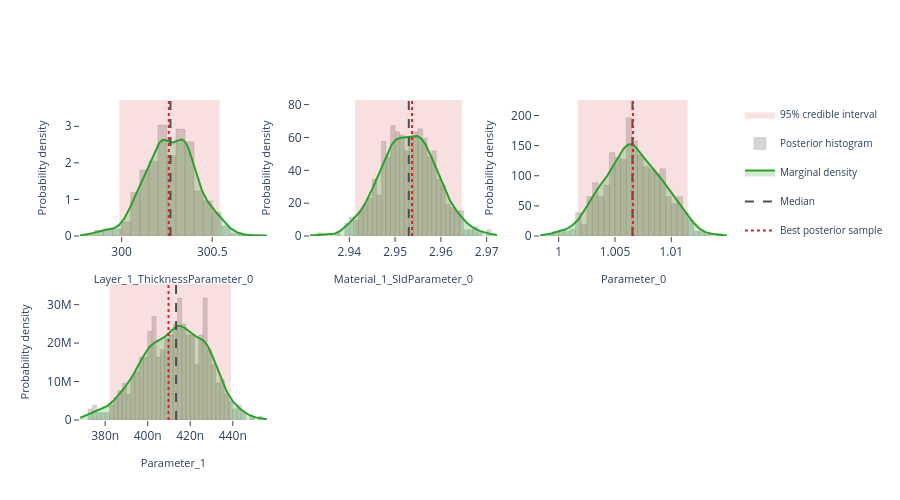

The code cell stored with this chart in its notebook:
### Markdown cell above
## Interactive posterior plots

The next three cells render the same Plotly figures that are shown on the
Bayesian Posterior tab of the EasyReflectometryApp:

* **Marginals** — per-parameter distribution: histogram + smooth KDE marginal,
  shaded 95% credible interval, and median / best-sample lines
  (`plot_distribution` or `posterior.distribution()`)
* **Corner plot** — pairwise marginals + 2-D contours + scatter (`plot_corner`)
* **Traces** — per-chain trace + marginal histogram (`plot_trace`)

The standalone helpers are called with ``return_figure=True`` so they return a
Plotly ``Figure`` that we render in the notebook with ``fig.show()``; the
``PosteriorResults`` methods return the figure directly.

### Code cell
# ---- Marginal posterior distributions ---------------------------------------
# One panel per free parameter, each overlaying the posterior histogram, a
# smooth Gaussian-KDE marginal, the shaded 95% credible interval, and the
# median / best-sample reference lines.  Mirrors the "Marginals" sub-tab in
# the EasyReflectometryApp.

# The PosteriorResults method passes ``logp`` through automatically so the
# best posterior sample (MAP) line is drawn:
fig = posterior.distribution()
fig.show()

# Standalone equivalent (pass ``logp`` to get the best-sample line):
# fig = plot_distribution(
#     posterior.draws,
#     posterior.param_names,
#     logp=posterior.logp,
#     return_figure=True,
# )
# fig.show()

### Figure 1 — Plotly figure (JSON) as saved in the notebook; plotly's stock layout.template omitted (floating-point values rounded to 4 significant figures; data arrays with more than 128 entries replaced by an {"elided": "..."} marker saying what was removed)
{"data": [{"fill": "toself", "fillcolor": "rgba(214, 39, 40, 0.14)", "hoverinfo": "skip", "legendgroup": "95% credible interval", "line": {"color": "rgba(214, 39, 40, 0.14)", "width": 0}, "mode": "lines", "name": "95% credible interval", "showlegend": true, "type": "scatter", "x": [300.0, 300.5, 300.5, 300.0, 300.0], "xaxis": "x", "y": [0.0, 0.0, 3.719, 3.719, 0.0], "yaxis": "y"}, {"histnorm": "probability density", "hovertemplate": "sample=%{x:.4f}<br>density: %{y:.2f}<extra></extra>", "legendgroup": "histogram", "marker": {"color": "rgba(120, 120, 120, 0.38)", "line": {"color": "rgba(120, 120, 120, 0.24)", "width": 1}}, "name": "Posterior histogram", "nbinsx": 40, "opacity": 0.82, "showlegend": true, "type": "histogram", "x": {"elided": "520 float values"}, "xaxis": "x", "yaxis": "y"}, {"fill": "tozeroy", "fillcolor": "rgba(44, 160, 44, 0.22)", "hovertemplate": "Layer_1_ThicknessParameter_0: %{x:.4f}<br>density: %{y:.4f}<extra></extra>", "legendgroup": "marginal", "line": {"color": "rgb(44, 160, 44)", "width": 2}, "mode": "lines", "name": "Marginal density", "showlegend": true, "type": "scatter", "x": {"elided": "256 float values"}, "xaxis": "x", "y": {"elided": "256 float values"}, "yaxis": "y"}, {"hovertemplate": "Median: %{x:.4f}<extra></extra>", "legendgroup": "Median", "line": {"color": "rgb(80, 80, 80)", "dash": "dash", "width": 2}, "mode": "lines", "name": "Median", "showlegend": true, "type": "scatter", "x": [300.3, 300.3], "xaxis": "x", "y": [0.0, 3.719], "yaxis": "y"}, {"hovertemplate": "Best posterior sample: %{x:.4f}<extra></extra>", "legendgroup": "Best posterior sample", "line": {"color": "rgb(214, 39, 40)", "dash": "dot", "width": 2}, "mode": "lines", "name": "Best posterior sample", "showlegend": true, "type": "scatter", "x": [300.3, 300.3], "xaxis": "x", "y": [0.0, 3.719], "yaxis": "y"}, {"fill": "toself", "fillcolor": "rgba(214, 39, 40, 0.14)", "hoverinfo": "skip", "legendgroup": "95% credible interval", "line": {"color": "rgba(214, 39, 40, 0.14)", "width": 0}, "mode": "lines", "name": "95% credible interval", "showlegend": false, "type": "scatter", "x": [2.941, 2.965, 2.965, 2.941, 2.941], "xaxis": "x2", "y": [0.0, 0.0, 82.81, 82.81, 0.0], "yaxis": "y2"}, {"histnorm": "probability density", "hovertemplate": "sample=%{x:.4f}<br>density: %{y:.2f}<extra></extra>", "legendgroup": "histogram", "marker": {"color": "rgba(120, 120, 120, 0.38)", "line": {"color": "rgba(120, 120, 120, 0.24)", "width": 1}}, "name": "Posterior histogram", "nbinsx": 40, "opacity": 0.82, "showlegend": false, "type": "histogram", "x": {"elided": "520 float values"}, "xaxis": "x2", "yaxis": "y2"}, {"fill": "tozeroy", "fillcolor": "rgba(44, 160, 44, 0.22)", "hovertemplate": "Material_1_SldParameter_0: %{x:.4f}<br>density: %{y:.4f}<extra></extra>", "legendgroup": "marginal", "line": {"color": "rgb(44, 160, 44)", "width": 2}, "mode": "lines", "name": "Marginal density", "showlegend": false, "type": "scatter", "x": {"elided": "256 float values"}, "xaxis": "x2", "y": {"elided": "256 float values"}, "yaxis": "y2"}, {"hovertemplate": "Median: %{x:.4f}<extra></extra>", "legendgroup": "Median", "line": {"color": "rgb(80, 80, 80)", "dash": "dash", "width": 2}, "mode": "lines", "name": "Median", "showlegend": false, "type": "scatter", "x": [2.953, 2.953], "xaxis": "x2", "y": [0.0, 82.81], "yaxis": "y2"}, {"hovertemplate": "Best posterior sample: %{x:.4f}<extra></extra>", "legendgroup": "Best posterior sample", "line": {"color": "rgb(214, 39, 40)", "dash": "dot", "width": 2}, "mode": "lines", "name": "Best posterior sample", "showlegend": false, "type": "scatter", "x": [2.954, 2.954], "xaxis": "x2", "y": [0.0, 82.81], "yaxis": "y2"}, {"fill": "toself", "fillcolor": "rgba(214, 39, 40, 0.14)", "hoverinfo": "skip", "legendgroup": "95% credible interval", "line": {"color": "rgba(214, 39, 40, 0.14)", "width": 0}, "mode": "lines", "name": "95% credible interval", "showlegend": false, "type": "scatter", "x": [1.002, 1.011, 1.011, 1.002, 1.002], "xaxis": "x3", "y": [0.0, 0.0, 225.7, 225.7, 0.0], "yaxis": "y3"}, {"histnorm": "probability density", "hovertemplate": "sample=%{x:.4f}<br>density: %{y:.2f}<extra></extra>", "legendgroup": "histogram", "marker": {"color": "rgba(120, 120, 120, 0.38)", "line": {"color": "rgba(120, 120, 120, 0.24)", "width": 1}}, "name": "Posterior histogram", "nbinsx": 40, "opacity": 0.82, "showlegend": false, "type": "histogram", "x": {"elided": "520 float values"}, "xaxis": "x3", "yaxis": "y3"}, {"fill": "tozeroy", "fillcolor": "rgba(44, 160, 44, 0.22)", "hovertemplate": "Parameter_0: %{x:.4f}<br>density: %{y:.4f}<extra></extra>", "legendgroup": "marginal", "line": {"color": "rgb(44, 160, 44)", "width": 2}, "mode": "lines", "name": "Marginal density", "showlegend": false, "type": "scatter", "x": {"elided": "256 float values"}, "xaxis": "x3", "y": {"elided": "256 float values"}, "yaxis": "y3"}, {"hovertemplate": "Median: %{x:.4f}<extra></extra>", "legendgroup": "Median", "line": {"color": "rgb(80, 80, 80)", "dash": "dash", "width": 2}, "mode": "lines", "name": "Median", "showlegend": false, "type": "scatter", "x": [1.007, 1.007], "xaxis": "x3", "y": [0.0, 225.7], "yaxis": "y3"}, {"hovertemplate": "Best posterior sample: %{x:.4f}<extra></extra>", "legendgroup": "Best posterior sample", "line": {"color": "rgb(214, 39, 40)", "dash": "dot", "width": 2}, "mode": "lines", "name": "Best posterior sample", "showlegend": false, "type": "scatter", "x": [1.007, 1.007], "xaxis": "x3", "y": [0.0, 225.7], "yaxis": "y3"}, {"fill": "toself", "fillcolor": "rgba(214, 39, 40, 0.14)", "hoverinfo": "skip", "legendgroup": "95% credible interval", "line": {"color": "rgba(214, 39, 40, 0.14)", "width": 0}, "mode": "lines", "name": "95% credible interval", "showlegend": false, "type": "scatter", "x": [3.822e-07, 4.391e-07, 4.391e-07, 3.822e-07, 3.822e-07], "xaxis": "x4", "y": [0.0, 0.0, 35370000.0, 35370000.0, 0.0], "yaxis": "y4"}, {"histnorm": "probability density", "hovertemplate": "sample=%{x:.4f}<br>density: %{y:.2f}<extra></extra>", "legendgroup": "histogram", "marker": {"color": "rgba(120, 120, 120, 0.38)", "line": {"color": "rgba(120, 120, 120, 0.24)", "width": 1}}, "name": "Posterior histogram", "nbinsx": 40, "opacity": 0.82, "showlegend": false, "type": "histogram", "x": {"elided": "520 float values"}, "xaxis": "x4", "yaxis": "y4"}, {"fill": "tozeroy", "fillcolor": "rgba(44, 160, 44, 0.22)", "hovertemplate": "Parameter_1: %{x:.4f}<br>density: %{y:.4f}<extra></extra>", "legendgroup": "marginal", "line": {"color": "rgb(44, 160, 44)", "width": 2}, "mode": "lines", "name": "Marginal density", "showlegend": false, "type": "scatter", "x": {"elided": "256 float values"}, "xaxis": "x4", "y": {"elided": "256 float values"}, "yaxis": "y4"}, {"hovertemplate": "Median: %{x:.4f}<extra></extra>", "legendgroup": "Median", "line": {"color": "rgb(80, 80, 80)", "dash": "dash", "width": 2}, "mode": "lines", "name": "Median", "showlegend": false, "type": "scatter", "x": [4.133e-07, 4.133e-07], "xaxis": "x4", "y": [0.0, 35370000.0], "yaxis": "y4"}, {"hovertemplate": "Best posterior sample: %{x:.4f}<extra></extra>", "legendgroup": "Best posterior sample", "line": {"color": "rgb(214, 39, 40)", "dash": "dot", "width": 2}, "mode": "lines", "name": "Best posterior sample", "showlegend": false, "type": "scatter", "x": [4.098e-07, 4.098e-07], "xaxis": "x4", "y": [0.0, 35370000.0], "yaxis": "y4"}], "layout": {"barmode": "overlay", "height": 500, "legend": {"font": {"size": 10}}, "plot_bgcolor": "white", "showlegend": true, "xaxis": {"anchor": "y", "domain": [0.0, 0.2889], "range": [299.8, 300.8], "showgrid": false, "ticks": "outside", "title": {"font": {"size": 11}, "text": "Layer_1_ThicknessParameter_0"}, "zeroline": false}, "xaxis2": {"anchor": "y2", "domain": [0.3556, 0.6444], "range": [2.931, 2.972], "showgrid": false, "ticks": "outside", "title": {"font": {"size": 11}, "text": "Material_1_SldParameter_0"}, "zeroline": false}, "xaxis3": {"anchor": "y3", "domain": [0.7111, 1.0], "range": [0.9983, 1.015], "showgrid": false, "ticks": "outside", "title": {"font": {"size": 11}, "text": "Parameter_0"}, "zeroline": false}, "xaxis4": {"anchor": "y4", "domain": [0.0, 0.2889], "range": [3.682e-07, 4.56e-07], "showgrid": false, "ticks": "outside", "title": {"font": {"size": 11}, "text": "Parameter_1"}, "zeroline": false}, "xaxis5": {"anchor": "y5", "domain": [0.3556, 0.6444], "showgrid": false, "ticks": "outside", "zeroline": false}, "xaxis6": {"anchor": "y6", "domain": [0.7111, 1.0], "showgrid": false, "ticks": "outside", "zeroline": false}, "yaxis": {"anchor": "x", "domain": [0.575, 1.0], "range": [0.0, 3.719], "showgrid": false, "ticks": "outside", "title": {"font": {"size": 11}, "text": "Probability density"}, "zeroline": false}, "yaxis2": {"anchor": "x2", "domain": [0.575, 1.0], "range": [0.0, 82.81], "showgrid": false, "ticks": "outside", "title": {"font": {"size": 11}, "text": "Probability density"}, "zeroline": false}, "yaxis3": {"anchor": "x3", "domain": [0.575, 1.0], "range": [0.0, 225.7], "showgrid": false, "ticks": "outside", "title": {"font": {"size": 11}, "text": "Probability density"}, "zeroline": false}, "yaxis4": {"anchor": "x4", "domain": [0.0, 0.425], "range": [0.0, 35370000.0], "showgrid": false, "ticks": "outside", "title": {"font": {"size": 11}, "text": "Probability density"}, "zeroline": false}, "yaxis5": {"anchor": "x5", "domain": [0.0, 0.425], "showgrid": false, "ticks": "outside", "zeroline": false}, "yaxis6": {"anchor": "x6", "domain": [0.0, 0.425], "showgrid": false, "ticks": "outside", "zeroline": false}}}
